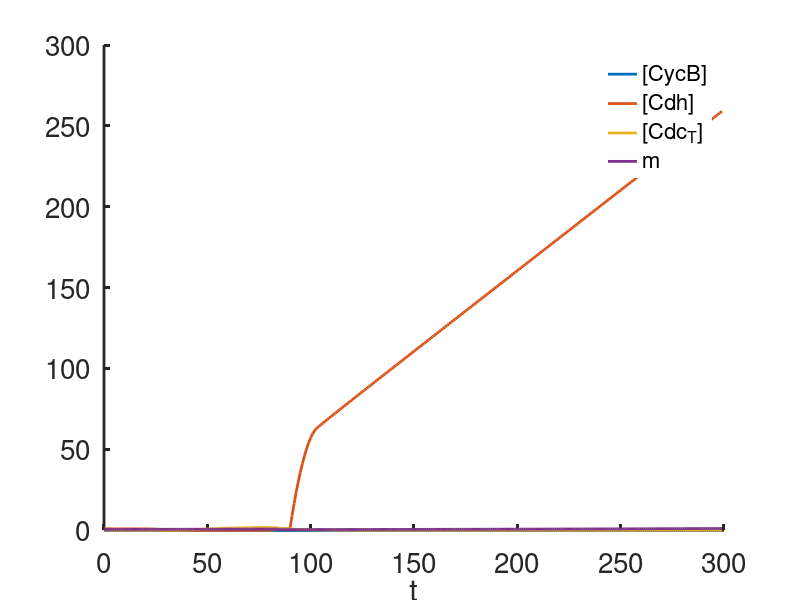
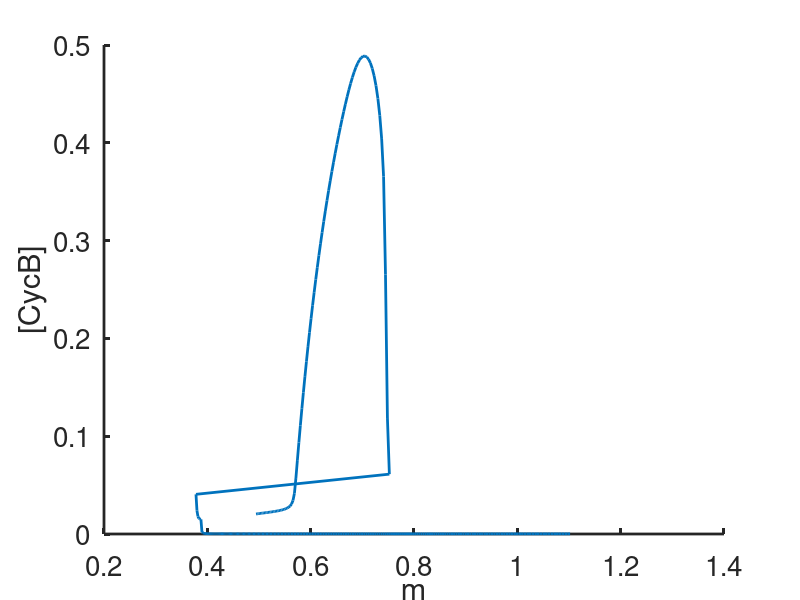

Reproduce these figures in MATLAB, in order.

%  -------------------------------------------------------------------
%
%   Simulation of the 6-variable generic model of the cell cycle
%
%   For Chapter 10, Section 10.4.1 of
%   Keener and Sneyd, Mathematical Physiology, 3rd Edition, Springer.
%
%   Written by James Keener and James Sneyd.
%
%  -------------------------------------------------------------------

function cell_cycle_gen_6

clear all
close all
clc

set(0,                           ...
   'defaultaxesfontsize', 20,   ...
   'defaultaxeslinewidth', 2.0, ...
 'defaultlinelinewidth', 2.0);


global k1 k2p k2pp k2ppp k3p k3pp k4p k4 k5p k5pp k6 k7 k8
global J3 J4 J5 J7 J8 k9 k10 mu

k1=0.04; k2p=0.04; k2pp=1.0; k2ppp=1.0;
k3p=1.0; k3pp=10.0; k4p=2.0; k4=35.0;
k5p=0.005; k5pp=0.2; k6=0.1; k7=1.0; k8=0.5;
J3=0.04; J4=0.04; J5=0.3;
J7=1.0e-3; J8=1.0e-3;
k9=0.1; k10=0.02;
mu=0.005;

npts=50; tend=1;
tfinal=300; test=0;

y0(1)=0.0204; y0(2)=0.9148; y0(3)=0.05;
y0(4)=0.0001; y0(5)=0.062; y0(6)=0.4943;

% variables are (in this order)
% cycB;
% cdh ;
% cdcT ;
% cdcA ;
% IEP ;
% m ;
for loop=1:tfinal
    keep(loop,1)=(loop-1)*tend;         % Keep the times here
    keep(loop,2:7)=y0;                  % Keep the solutions here
    tspan=linspace(0,tend,npts);
    [T,Y] = ode45(@ccgen5odes,tspan,y0);
    if (Y(npts,1)>0.4) test=1; end      % check condition for CycB concentration
    if ((Y(npts,1)<0.05) & (test==1))
        Y(npts,6)=Y(npts,6)/2.0;        % Reset the mass for cell division
        test=0;
    end
    y0=Y(npts,1:6);
end
figure(1)
plot(keep(:,1),keep(:,2),keep(:,1),keep(:,3),keep(:,1),keep(:,4), keep(:,1),keep(:,7),'linewidth',2)
legend('boxoff')
legend('[CycB]','[Cdh]','[Cdc_T]','m','fontsize',16)
xlabel('t')
box off
figure(2)
plot(keep(:,7),keep(:,2))
xlabel('m')
ylabel('[CycB]')
box off

end % of main


%%
function dy=ccgen5odes(t,y)

global k1 k2p k2pp k2ppp k3p k3pp k4p k4 k5p k5pp k6 k7 k8
global J3 J4 J5 J7 J8 k9 k10 mu

dy=zeros(6,1);

cycB=y(1);
cdh=y(2);
cdcT=y(3);
cdcA=y(4);
IEP=y(5);
m=y(6);

dy(1)=k1*m-(k2p+k2pp*cdh)*cycB;
dy(2)=(k3p+k3pp*cdcA)*(1.0-cdh)/(J3+1-cdh) - k4*cycB*cdh/(J4+cdh);
dy(3)=k5p+k5pp*((cycB)^4)/(J5^4+(cycB)^4)-k6*cdcT;
dy(4)=k7*IEP*(cdcT-cdcA)/(J7+cdcT-cdcA) - k8*cdcA/(J8+cdcA) - k6*cdcA;
dy(5)=k9*cycB*(1.0-IEP) - k10*IEP;
dy(6)=mu*m;
end

%save gen6.dat keep -ascii
